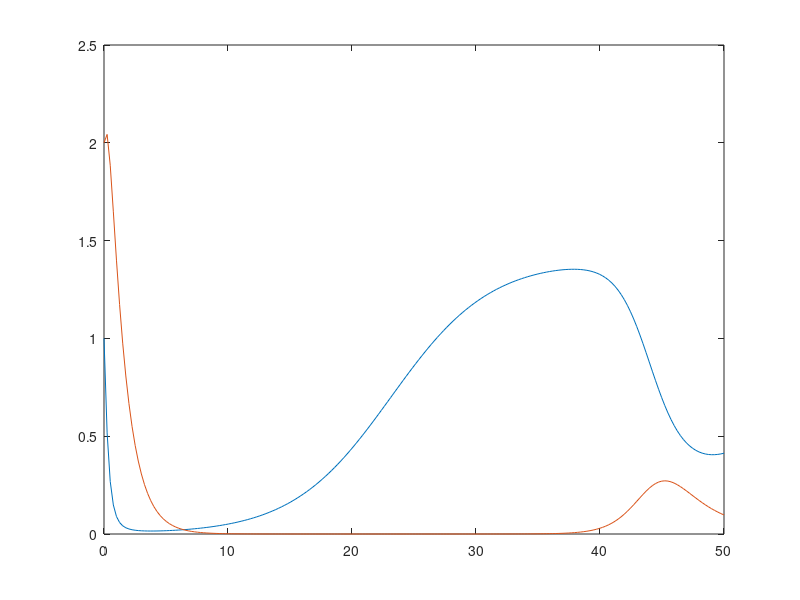

MATLAB code for this plot:
exp(i * pi)

A = [1, 2, 3; 4, 5, 6; 7,8,9]  #print data
B = rand (3,2);  # with ";" no printing

disp(B)

B  # can print this way

2 * A

A * B

A' * A

# functions
function xdot = f (x, t)

  r = 0.25;
  k = 1.4
  a = 1.5;
  b = 0.16;
  c = 0.9;
  d = 0.8;

 xdot(1) = r*x(1)*(1 - x(1)/k) - a*x(1)*x(2)/(1 + b*x(1));
 xdot(2) = c*a*x(1)*x(2)/(1 + b*x(1)) - d*x(2);

endfunction

x0 = [1;2];
t = linspace(0, 50, 200)';
x = lsode("f", x0, t);

plot(t,x)


